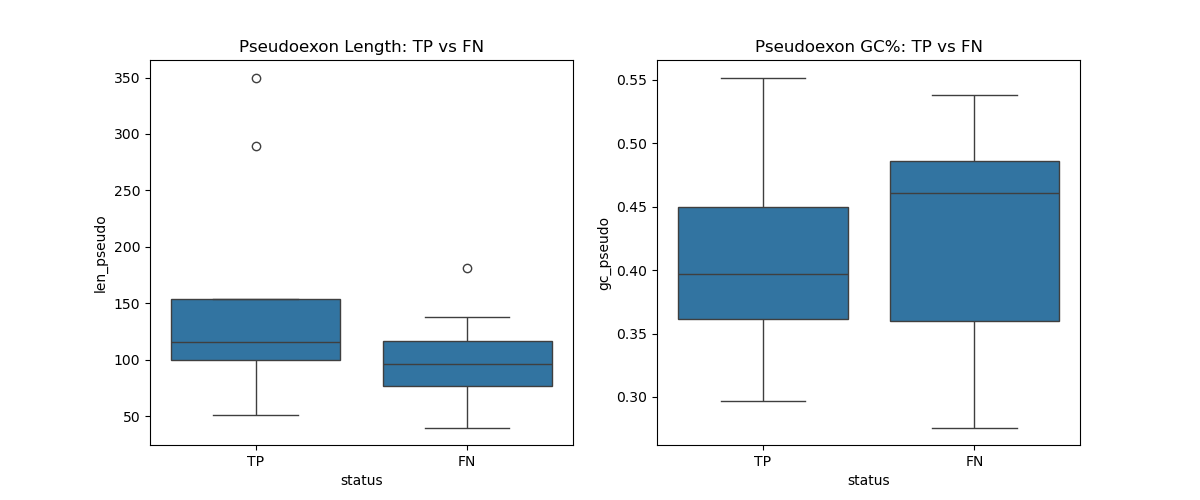

Write the Python code that produced this figure.
import torch
import torch.nn as nn
import pandas as pd
import numpy as np
import matplotlib.pyplot as plt
import seaborn as sns
from torch.utils.data import DataLoader, Dataset
from sklearn.model_selection import train_test_split
import sys
import os

# --- CONFIGURATION ---
VERSION = "v11_hybrid_franken"
MODEL_PATH = f"deep_risdiplam_model_{VERSION}.pth"
INPUT_FILE = "dataset_components_v8.tsv"
MAX_SEQ_LEN = 1500
BATCH_SIZE = 32
device = torch.device('cuda' if torch.cuda.is_available() else 'cpu')

# --- RECONSTRUCT MODEL (V11 Architecture) ---
class RisdiplamHybrid(nn.Module):
    def __init__(self):
        super(RisdiplamHybrid, self).__init__()
        self.conv1 = nn.Conv1d(4, 64, 11, padding='same')
        self.bn1 = nn.BatchNorm1d(64)
        self.relu = nn.ReLU()
        self.pool = nn.MaxPool1d(2) 
        self.conv2 = nn.Conv1d(64, 128, 11, padding='same', dilation=2)
        self.bn2 = nn.BatchNorm1d(128)
        self.d_model = 128
        self.nhead = 4
        self.attention = nn.MultiheadAttention(embed_dim=self.d_model, num_heads=self.nhead, batch_first=True)
        self.global_pool = nn.AdaptiveAvgPool1d(1)
        self.flatten = nn.Flatten()
        self.fc1 = nn.Linear(128, 64)
        self.dropout = nn.Dropout(0.65) 
        self.fc2 = nn.Linear(64, 1)

    def _attn_block(self, x):
        attn_out, _ = self.attention(x, x, x)
        return x + attn_out

    def forward(self, x):
        x = self.relu(self.bn1(self.conv1(x)))
        x = self.pool(x)
        x = self.relu(self.bn2(self.conv2(x)))
        x = x.permute(0, 2, 1) 
        x = self._attn_block(x)
        x = x.permute(0, 2, 1)
        x = self.global_pool(x)
        x = self.flatten(x)
        x = self.relu(self.fc1(x))
        x = self.dropout(x)
        x = self.fc2(x)
        return x

# --- HELPER FUNCTIONS ---
def vectorized_one_hot_encode(seqs, max_len=MAX_SEQ_LEN):
    batch_size = len(seqs)
    mapping = np.zeros(128, dtype=np.int8) + 4 
    mapping[ord('A')] = 0; mapping[ord('a')] = 0
    mapping[ord('C')] = 1; mapping[ord('c')] = 1
    mapping[ord('G')] = 2; mapping[ord('g')] = 2
    mapping[ord('T')] = 3; mapping[ord('t')] = 3
    arr = np.zeros((batch_size, max_len), dtype=np.int8) + 4
    for i, seq in enumerate(seqs):
        l = min(len(seq), max_len)
        arr[i, :l] = mapping[np.frombuffer(seq[:l].encode('latin1'), dtype=np.uint8)]
    one_hot = np.zeros((batch_size, 4, max_len), dtype=np.float32)
    for base_val in range(4):
        one_hot[:, base_val, :] = (arr == base_val)
    return torch.tensor(one_hot)

def get_gc_content(seq):
    if len(seq) == 0: return 0
    g = seq.count('G') + seq.count('g')
    c = seq.count('C') + seq.count('c')
    return (g + c) / len(seq)

def stitch(row):
    return row['ExonA'] + row['Intron1'] + row['Pseudoexon'] + row['Intron2'] + row['ExonB']

# --- MAIN ANALYSIS ---
def main():
    print(f"--- Forensics on {VERSION} ---")
    
    # 1. Load Data & Model
    df = pd.read_csv(INPUT_FILE, sep='\t')
    df = df.dropna(subset=['ExonA', 'Intron1', 'Pseudoexon', 'Intron2', 'ExonB'])
    
    # Re-create the validation split EXACTLY as used in training
    _, val_df = train_test_split(df, test_size=0.1, random_state=42, stratify=df['label'])
    
    positives = val_df[val_df['label'] == 1]
    print(f"Total Positives in Validation Set: {len(positives)}")
    
    model = RisdiplamHybrid().to(device)
    model.load_state_dict(torch.load(MODEL_PATH, map_location=device))
    model.eval()
    
    # 2. Run Inference on Positives Only
    results = []
    
    print("Scanning Validation Positives...")
    with torch.no_grad():
        for _, row in positives.iterrows():
            full_seq = stitch(row)
            tensor = vectorized_one_hot_encode([full_seq]).to(device)
            logit = model(tensor).item()
            prob = torch.sigmoid(torch.tensor(logit)).item()
            
            # Classification
            pred = 1 if prob > 0.5 else 0
            status = "TP" if pred == 1 else "FN"
            
            results.append({
                "event_id": row['event_id'],
                "status": status,
                "prob": prob,
                "len_total": len(full_seq),
                "len_pseudo": len(row['Pseudoexon']),
                "len_i1": len(row['Intron1']),
                "len_i2": len(row['Intron2']),
                "gc_total": get_gc_content(full_seq),
                "gc_pseudo": get_gc_content(row['Pseudoexon']),
                # Check for Canonical Donor (GT) at start of Intron 2
                "has_gt_donor": row['Intron2'].upper().startswith("GT")
            })
            
    res_df = pd.DataFrame(results)
    
    # 3. Report
    print("\n--- CONFUSION REPORT ---")
    print(res_df['status'].value_counts())
    
    tps = res_df[res_df['status'] == "TP"]
    fns = res_df[res_df['status'] == "FN"]
    
    print(f"\nCaught (True Positives): {len(tps)}")
    print(f"Missed (False Negatives): {len(fns)}")
    
    # 4. Statistical Comparisons
    print("\n--- FEATURE COMPARISON (TP vs FN) ---")
    features = ['len_total', 'len_pseudo', 'gc_total', 'gc_pseudo', 'prob']
    
    print(f"{'Feature':<15} | {'TP Mean':<10} | {'FN Mean':<10} | {'Diff'}")
    print("-" * 50)
    for f in features:
        tp_m = tps[f].mean()
        fn_m = fns[f].mean()
        print(f"{f:<15} | {tp_m:<10.4f} | {fn_m:<10.4f} | {tp_m - fn_m:.4f}")

    # Check Donor Status
    print("\n--- DONOR SITE CHECK ---")
    print(f"TPs with GT Donor: {tps['has_gt_donor'].sum()}/{len(tps)}")
    print(f"FNs with GT Donor: {fns['has_gt_donor'].sum()}/{len(fns)}")

    # 5. Save the List of Hard Positives
    fns.to_csv("analysis_hard_positives_failures.csv", index=False)
    print("\nSaved list of failed events to 'analysis_hard_positives_failures.csv'.")
    print("ACTION: Open this CSV. Look at the 'event_id'. Check if they share a gene name or chromosomal region.")

    # 6. Visualization
    plt.figure(figsize=(12, 5))
    
    plt.subplot(1, 2, 1)
    sns.boxplot(x='status', y='len_pseudo', data=res_df)
    plt.title("Pseudoexon Length: TP vs FN")
    
    plt.subplot(1, 2, 2)
    sns.boxplot(x='status', y='gc_pseudo', data=res_df)
    plt.title("Pseudoexon GC%: TP vs FN")
    
    plt.savefig("forensic_analysis.png")
    print("Saved plots to 'forensic_analysis.png'")

if __name__ == "__main__":
    main()